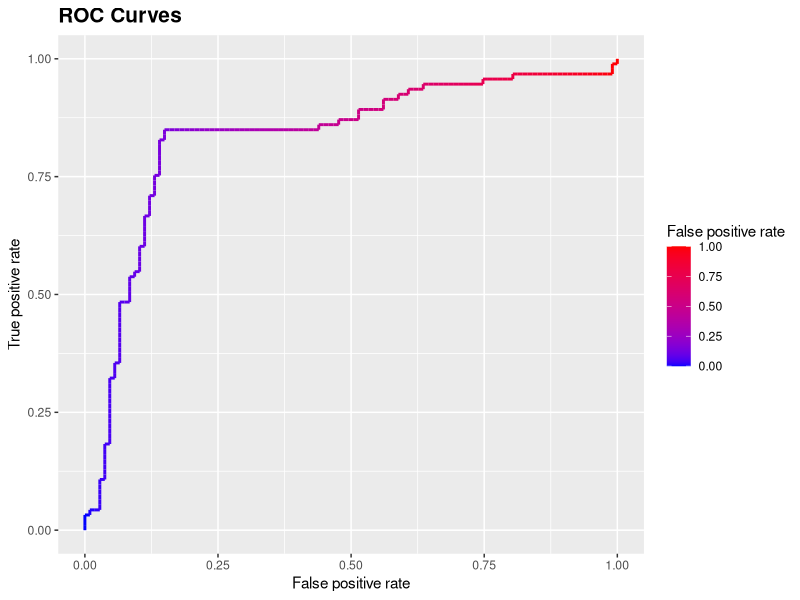
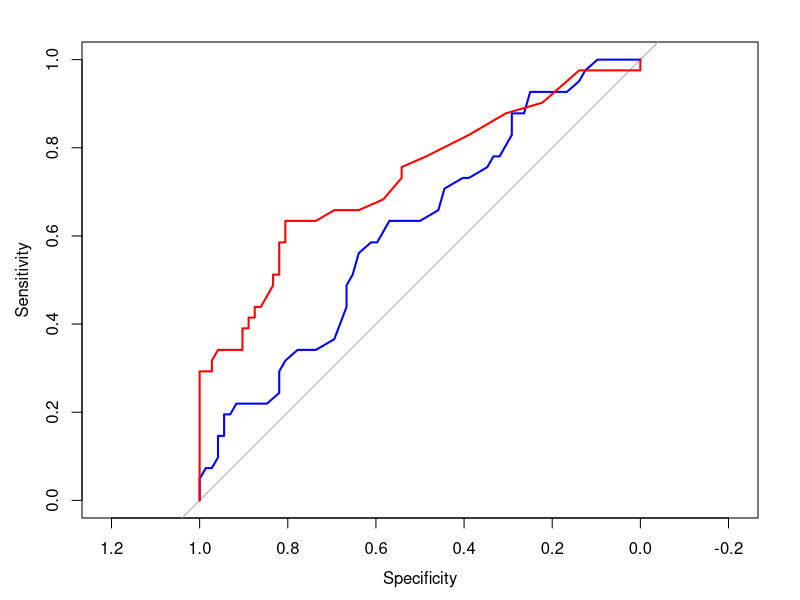

Write R code to recreate these figures, in order.

#========== method 1.ggplot2 =========
install.packages('ggplot2')
install.packages('ROCR')
library(ggplot2)
library(ROCR) 
data(ROCR.simple) 
pred <- prediction(ROCR.simple$predictions, ROCR.simple$labels)  
perf <- performance(pred,"tpr","fpr") 
perf
x <- unlist(perf@x.values)
y <- unlist(perf@y.values)
plotdata <- data.frame(x,y) 
names(plotdata) <- c("x", "y")

g <- ggplot(plotdata) + 
  geom_path(aes(x = x, y = y, colour = x), size=1) + 
  labs(x = "False positive rate", y = "True positive rate", title ="ROC Curves") +
  scale_colour_gradient(name = 'False positive rate', low = 'blue', high = 'red') +
  theme(plot.title = element_text(face = 'bold',size=15))
g

#========= method 2. pROC ========
install.packages('pROC')
library(pROC)##roc
data(aSAH)

roc1<-roc(aSAH$outcome,aSAH$age)
roc2<-roc(aSAH$outcome,aSAH$s100b)
plot(roc1,col='blue')
plot.roc(roc2,add=TRUE,col='red')
auc(roc1, partial.auc = c(1, .9))
smooth(roc1)
